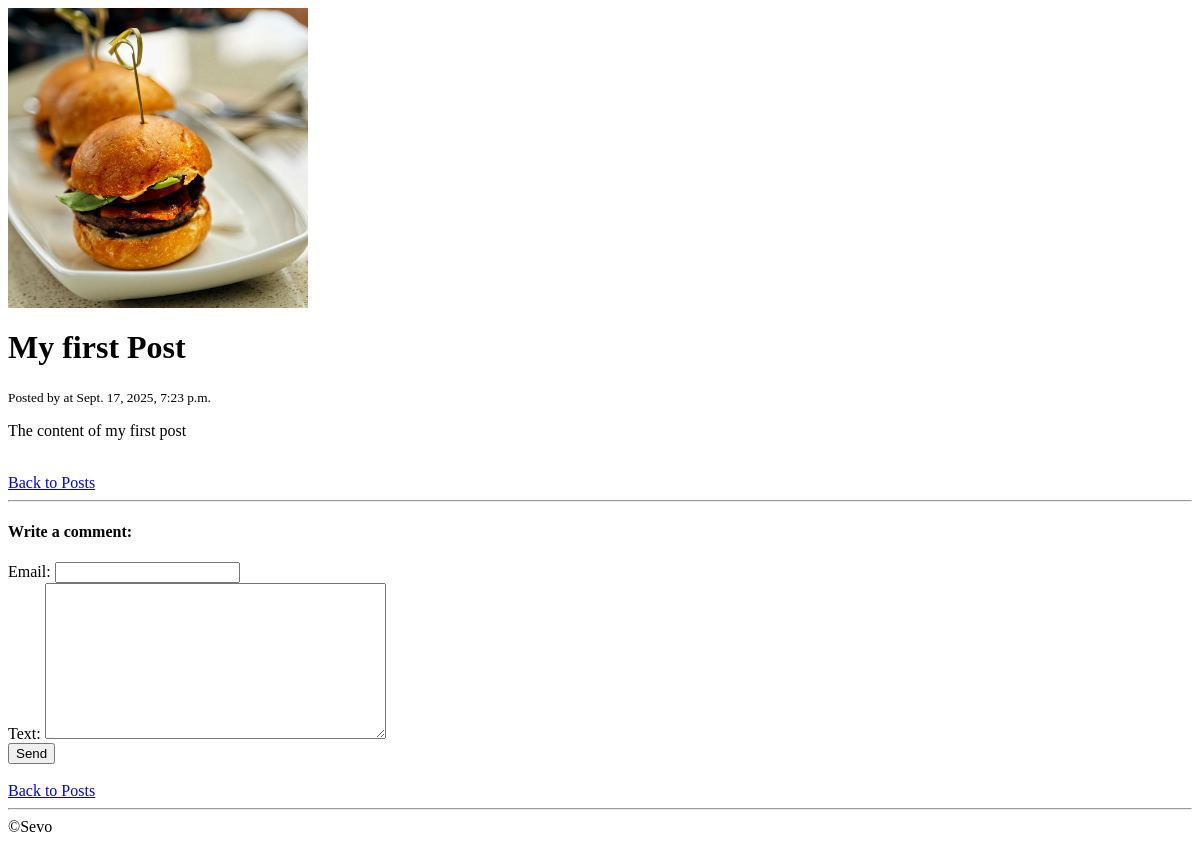
Page /posts/1/ on the earlier database version.
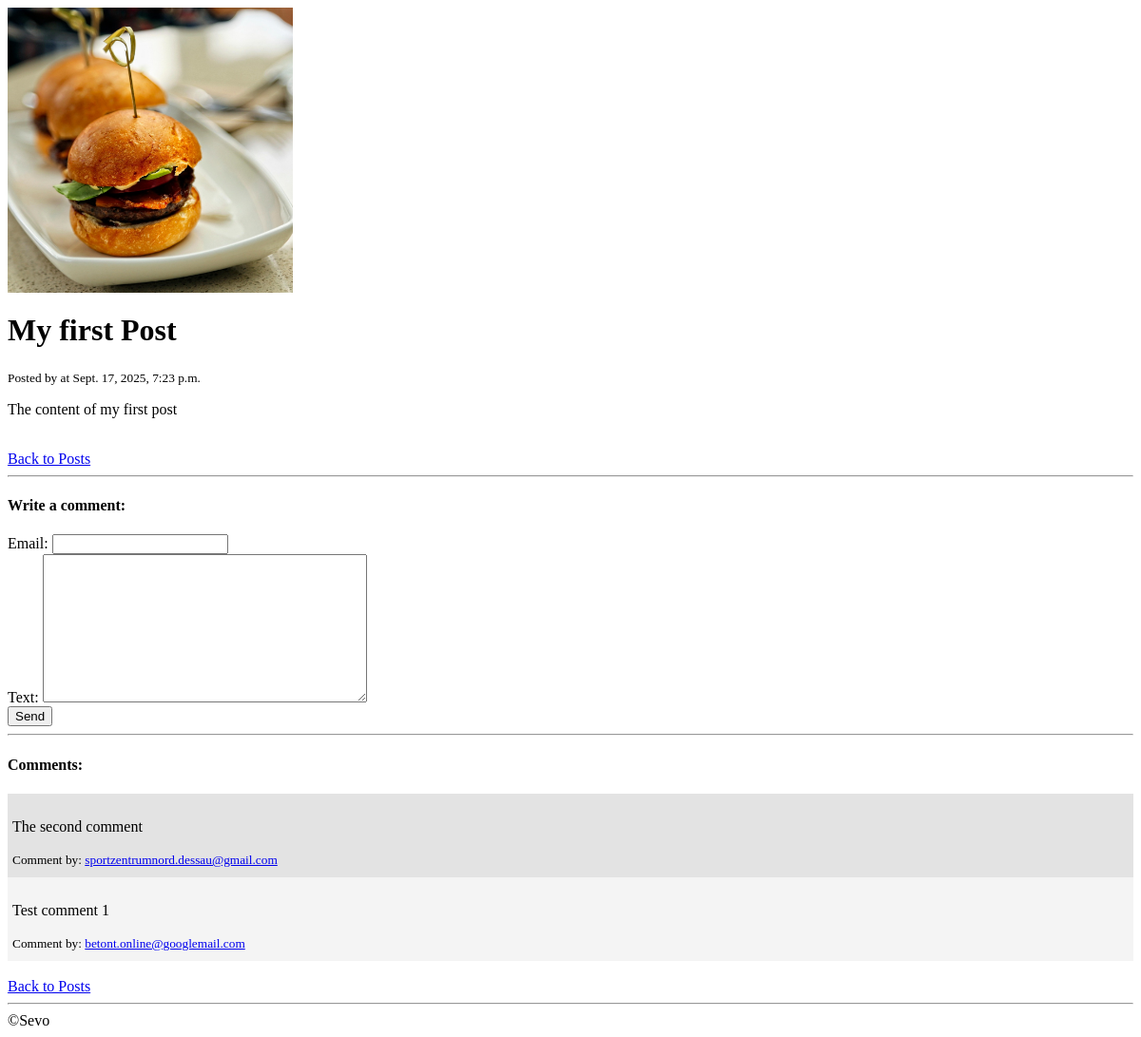
Same page on the later database version.
### blog/models.py (models this page shows, shortened)
class Comment(models.Model):
    post = models.ForeignKey(Post, on_delete=models.CASCADE, verbose_name=_("Post"), related_name="comments")
    email = models.EmailField(verbose_name=_("Email"))
    text = models.TextField(verbose_name=_("Text"))
    published = models.BooleanField(default=True, verbose_name=_("Published"))
    created_at = models.DateTimeField(auto_now_add=True, verbose_name=_("Created at"))
    updated_at = models.DateTimeField(auto_now=True, verbose_name=_("Updated at"))
    class Meta:
        ordering = [
            "-created_at"
        ]
        verbose_name = _("Comment")

### blog/views.py (the view)
# urls.py: path("<int:pk>/", views.detail, name="detail"),
def detail(request, pk):
    post = get_object_or_404(models.Post, pk=pk, published=True)
    comments = post.comments.filter(published=True)
    if request.method == "POST":
        form = forms.CommentForm(request.POST)
        if form.is_valid():
            form_obj = form.save(commit=False)
            form_obj.post = post
            form_obj.save()
            return redirect("blog:detail", pk=post.pk)
    else:
        form = forms.CommentForm()
    return render(request, "blog/detail.html", {
        "title": post.title,
        "post": post,
        "form": form,
        "comments": comments
    })

### blog/forms.py
class CommentForm(forms.ModelForm):
    class Meta:
        model = models.Comment
        fields = [
            "email",
            "text"
        ]

### blog/templates/blog/detail.html (shortened to what this page needs)
{% extends "base.html" %}
{% load i18n %}
{% block content %}
    {% if post.post_image %}
        <header class="post-header">
            <img class="post-header-image" src="{{ post.post_image.image.url }}" alt="{{ post.post_image.title }}">
        </header>
    {% else %}
        <header class="post-header">
            <div class="post-header-no-image"></div>
        </header>
    {% endif %}
    <h1>{{ title }}</h1>
    <small>{% trans "Posted by" %} {{ post.user.first_name }} {{ post.user.last_name }} {% trans "at" %} {{ post.created_at }}</small>
    <div>
        <p>
            {% autoescape off %}
                {{ post.content }}
            {% endautoescape %}
        </p>
    </div>
    <br>
    <div>
        <a href="{% url "blog:index" %}">{% trans "Back to Posts" %}</a>
    </div>
    {% if post.show_comments %}
        {% if post.allow_comments %}
            <hr>
            <div>
                <h4>Write a comment:</h4>
                <form action="" method="post">
                    {{ form }}
                    <input type="submit" value="{% trans "Send" %}">
                </form>
            </div>
        {% endif %}
        {% if post.comments.first %}
            <hr>
            <h4>Comments:</h4>
            <div class="comments">
                {% for comment in comments %}
                    <div class="comment">
                        <p>{{ comment.text }}</p>
                        <small>{% trans "Comment by:" %} <a href="mailto:{{ comment.email }}">{{ comment.email }}</a></small>
                    </div>
                {% endfor %}
            </div>
        {% endif %}
        <br>
        <div>
            <a href="{% url "blog:index" %}">{% trans "Back to Posts" %}</a>
        </div>
    {% endif %}
{% endblock %}

Differences in the rows shown:
added Comment: text "The second comment", email "sportzentrumnord.dessau@gmail.com"
added Comment: text "Test comment 1", email "betont.online@googlemail.com"
Other differences:
text now shown: "Comments:"
